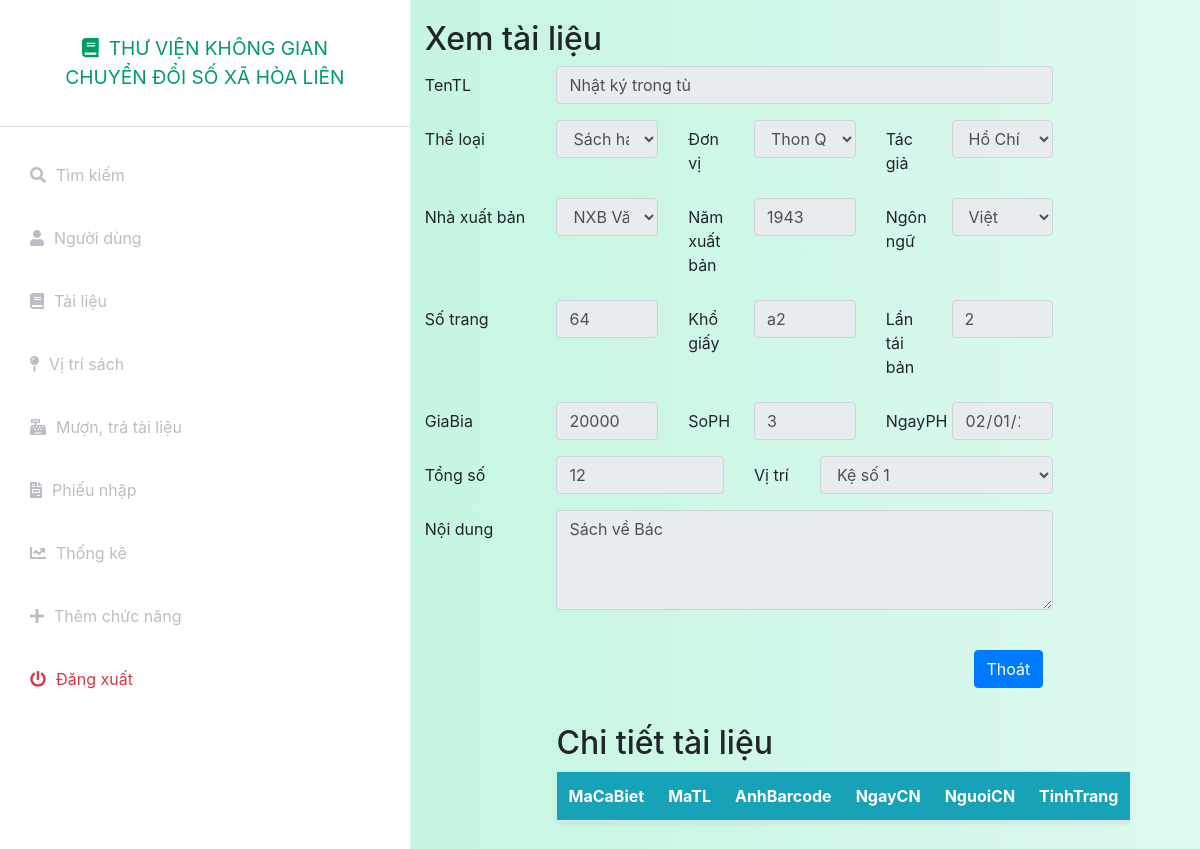
The app's page /index.php?controller=document&action=view&MaTL=2 (signed in) with its own data.
### tables this page shows
CREATE TABLE `tailieu` (
  `MaTL` int(11) NOT NULL,
  `TenTL` text NOT NULL,
  `MaTheLoai` int(11) DEFAULT NULL,
  `MaDV` int(11) DEFAULT NULL,
  `MaTG` text DEFAULT NULL,
  `MaNXB` int(11) DEFAULT NULL,
  `NamXB` int(11) DEFAULT NULL,
  `MaNgonNgu` int(11) DEFAULT NULL,
  `NoiDung` text DEFAULT NULL,
  `SoTrang` int(11) DEFAULT NULL,
  `KhoGiay` varchar(22) DEFAULT NULL,
  `LanTB` int(11) DEFAULT NULL,
  `GiaBia` int(11) DEFAULT NULL,
  `SoPH` int(11) DEFAULT NULL,
  `NgayPH` date DEFAULT NULL,
  `TongSo` int(11) DEFAULT NULL,
  `MaVT` int(11) DEFAULT NULL,
  `NgayCN` date DEFAULT NULL,
  `status` int(11) NOT NULL DEFAULT 1
);

CREATE TABLE `theloai` (
  `MaTheLoai` int(11) NOT NULL,
  `TenTheLoai` text NOT NULL,
  `GhiChu` text NOT NULL,
  `status` int(11) NOT NULL DEFAULT 1
);

CREATE TABLE `donvi` (
  `MaDV` int(11) NOT NULL,
  `TenDV` text NOT NULL,
  `GhiChu` text NOT NULL,
  `status` int(11) NOT NULL DEFAULT 1
);

CREATE TABLE `tacgia` (
  `MaTG` int(11) NOT NULL,
  `TenTG` text NOT NULL,
  `GhiChu` text NOT NULL,
  `status` int(11) DEFAULT 1
);

CREATE TABLE `nhaxuatban` (
  `MaNXB` int(11) NOT NULL,
  `TenNXB` text NOT NULL,
  `GhiChu` text NOT NULL,
  `status` int(11) NOT NULL DEFAULT 1
);

CREATE TABLE `ngonngu` (
  `MaNgonNgu` int(11) NOT NULL,
  `TenNgonNgu` text NOT NULL,
  `GhiChu` text NOT NULL,
  `status` int(11) NOT NULL DEFAULT 1
);

CREATE TABLE `vitri` (
  `MaVT` int(11) NOT NULL,
  `TenVT` text NOT NULL,
  `MoTa` text NOT NULL,
  `status` int(11) NOT NULL DEFAULT 1
);

### index.php (called while the page is built, shortened)
<?php
include_once('models/Auth.php');
$action = isset($_GET['action']) ? $_GET['action'] : 'index';
$object = new $classController();
$object->$action();
?>

### config.php (called while the page is built, shortened)
<?php
function getalldata($query)
{
    global $connect;
    $result=mysqli_query($connect,$query);
    if(mysqli_num_rows($result)>0)
        return mysqli_fetch_all($result,MYSQLI_ASSOC);
    else
        return false;
}
function getonedata($query)
{
    global $connect;
    $result=mysqli_query($connect,$query);
    if($result&&mysqli_num_rows($result)==1)
        return mysqli_fetch_assoc($result);
    else
        return false;
}
?>

### models/User.php (called while the page is built, shortened)
<?php
include_once('./config.php');
class User
{
    public static function show($idoruser)
    {
        $query = "select * from nguoidung where id = '$idoruser' or Username = '$idoruser'";
        $data = getonedata($query);
        return $data;
    }
}

### models/Auth.php (called while the page is built, shortened)
<?php
include_once('./config.php');
include_once('User.php');
class Auth
{
    private static $ChucDanh = null;
    public static function isAdmin()
    {
        if(self::isLogin())
        {
            if (self::$ChucDanh == 'admin')
                return true;
            else
                return false;
        }
        else
        {
            return false;
        }
    }
    public static function isLogin()
    {
        if (isset($_SESSION['token']) && isset($_SESSION['Username'])) {
            $data = User::show($_SESSION['Username']);
            if($data)
            {
                if($data['token'] == $_SESSION['token'])
                {
                    self::$ChucDanh = $data['ChucDanh'];
                    return true;
                }
            }
            else
            {
                return false;
            }
        } else
            return false;
    }
}

### models/Document.php (called while the page is built, shortened)
<?php
include_once('./config.php');
class Document
{
    public static function show($MaTL)
    {
        $query = "select * from tailieu where MaTL = $MaTL";
        $data = getonedata($query);
        return $data;
    }
}

### models/Category.php (called while the page is built, shortened)
<?php
include_once('./config.php');
class Category
{
    public static function index()
    {
        $query = "select * from theloai  where status = '1'";
        $data = getalldata($query);
        return $data;
    }
}

### models/Unit.php (called while the page is built, shortened)
<?php
include_once('./config.php');
class Unit
{
    public static function index()
    {
        $query = "select * from donvi  where status = '1'";
        $data = getalldata($query);
        return $data;
    }
}

### models/Author.php (called while the page is built, shortened)
<?php
include_once('./config.php');
class Author
{
    public static function index()
    {
        $query = "select * from tacgia where status = '1'";
        $data = getalldata($query);
        return $data;
    }
}

### models/Publish.php (called while the page is built, shortened)
<?php
include_once('./config.php');
class Publish
{
    public static function index()
    {
        $query = "select * from nhaxuatban  where status = '1'";
        $data = getalldata($query);
        return $data;
    }
}

### models/Language.php (called while the page is built, shortened)
<?php
include_once('./config.php');
class Language
{
    public static function index()
    {
        $query = "select * from ngonngu  where status = '1'";
        $data = getalldata($query);
        return $data;
    }
}

### models/Position.php (called while the page is built, shortened)
<?php
include_once('./config.php');
class Position
{
    public static function index()
    {
        $query = "select * from vitri  where status = '1'";
        $data = getalldata($query);
        return $data;
    }
}

### views/document/view.php (the view, shortened to what this page needs)
<?php include_once('././assets/layouts/header.php'); ?>
<?php include_once('././assets/layouts/siderbar.php'); ?>
<div class="container-fluid" style="padding-top:20px">
    <h2>Xem tài liệu</h2>
    <div class="form-group row">
        <label for="inputEmail3" class="col-sm-2 col-form-label">TenTL</label>
        <div class="col-sm-8">
            <input type="text" name="TenTL" class="form-control" readonly value="<?php echo $data['TenTL'] ?>">
        </div>
    </div>
    <div class="form-group row">
        <label for="inputEmail3" class="col-sm-2 col-form-label">Thể loại</label>
        <div class="col-sm-2">
            <select name="MaTheLoai" class="form-control" readonly aria-label="Default select example">
                <?php
                foreach ($categorys as $category) {
                    echo "<option value='" . $category['MaTheLoai'] . "'   " . ($category['MaTheLoai'] == $data['MaTheLoai'] ? 'selected' : '') . "  >" . $category['TenTheLoai'] . "</option>";
                }
                ?>
            </select>
        </div>
        <label for="inputEmail3" class="col-1 col-form-label">Đơn vị</label>
        <div class="col-sm-2">
            <select name="MaDV" class="form-control" readonly aria-label="Default select example">
                <?php
                foreach ($units as $unit) {
                    echo "<option value='" . $unit['MaDV'] . "' " . ($unit['MaDV'] == $data['MaDV'] ? 'selected' : '') . ">" . $unit['TenDV'] . "</option>";
                }
                ?>
            </select>
        </div>
        <label for="inputEmail3" class="col-1 col-form-label">Tác giả</label>
        <div class="col-sm-2">
        <?php
                foreach(json_decode($data['MaTG']) as $MaTG)
                {
                    ?>
                        <select name="MaTG[]" readonly class="form-control" aria-label="Default select example">
                    <?php
                            foreach($authors as $author)
                            {
                                echo "<option value='".$author['MaTG']."' ".($author['MaTG']==$MaTG?'selected':'')." >".$author['TenTG']."</option>";
                            }
                        ?>
                    </select>
                    <?php
                }
            ?>
        </div>
    </div>
    <div class="form-group row">
        <label for="inputEmail3" class="col-sm-2 col-form-label">Nhà xuất bản</label>
        <div class="col-sm-2">
            <select name="MaNXB" class="form-control" readonly aria-label="Default select example">
                <?php
                foreach ($publishs as $publish) {
                    echo "<option value='" . $publish['MaNXB'] . "' " . ($publish['MaNXB'] == $data['MaNXB'] ? 'selected' : '') . " >" . $publish['TenNXB'] . "</option>";
                }
                ?>
            </select>
        </div>
        <label for="inputEmail3" class="col-1 col-form-label">Năm xuất bản</label>
        <div class="col-sm-2">
            <input type="text" name="NamXB" readonly class="form-control"  value="<?php echo $data['NamXB'] ?>">
        </div>
        <label for="inputEmail3" class="col-1 col-form-label">Ngôn ngữ</label>
        <div class="col-sm-2">
            <select name="MaNgonNgu" class="form-control" readonly aria-label="Default select example">
                <?php
                foreach ($languages as $language) {
                    echo "<option value='" . $language['MaNgonNgu'] . "' " . ($language['MaNgonNgu'] == $data['MaNgonNgu'] ? 'selected' : '') . " >" . $language['TenNgonNgu'] . "</option>";
                }
                ?>
            </select>
        </div>
    </div>
    <div class="form-group row">
        <label for="inputEmail3" class="col-sm-2 col-form-label">Số trang</label>
        <div class="col-sm-2">
            <input type="text" name="SoTrang" class="form-control" readonly  value="<?php echo $data['SoTrang'] ?>">
        </div>
        <label for="inputEmail3" class="col-1 col-form-label">Khổ giấy</label>
        <div class="col-sm-2">
            <input type="text" name="KhoGiay" class="form-control" readonly  value="<?php echo $data['KhoGiay'] ?>">
        </div>
        <label for="inputEmail3" class="col-1 col-form-label">Lần tái bản</label>
        <div class="col-sm-2">
            <input type="text" name="LanTB" class="form-control" readonly  value="<?php echo $data['LanTB'] ?>">
        </div>
    </div>
    <div class="form-group row">
        <label for="inputEmail3" class="col-sm-2 col-form-label">GiaBia</label>
        <div class="col-sm-2">
            <input type="text" name="GiaBia" class="form-control" readonly  value="<?php echo $data['GiaBia'] ?>">
        </div>
        <label for="inputEmail3" class="col-1 col-form-label">SoPH</label>
        <div class="col-sm-2">
            <input type="text" name="SoPH" class="form-control" readonly  value="<?php echo $data['SoPH'] ?>">
        </div>
        <label for="inputEmail3" class="col-1 col-form-label">NgayPH</label>
        <div class="col-sm-2">
            <input type="date" name="NgayPH" class="form-control"  readonly value="<?php echo $data['NgayPH'] ?>">
        </div>
    </div>
    <div class="form-group row">
        <label for="inputEmail3" class="col-sm-2 col-form-label">Tổng số</label>
        <div class="col-sm-3">
            <input type="text" name="TongSo" class="form-control" readonly  value="<?php echo $data['TongSo'] ?>">
        </div>
        <label for="inputEmail3" class="col-1 col-form-label">Vị trí</label>
        <div class="col-sm-4">
            <select name="MaVT" readonly class="form-control" aria-label="Default select example">
                <?php
                foreach ($positions as $position) {
                    echo "<option value='" . $position['MaVT'] . "' " . ($position['MaVT'] == $data['MaVT'] ? 'selected' : '') . " >" . $position['TenVT'] . "</option>";
                }
                ?>
            </select>
        </div>
    </div>
    <div class="form-group row">
        <label for="inputEmail3" class="col-sm-2 col-form-label">Nội dung</label>
        <div class="col-sm-8">
            <textarea type="text" name="NoiDung" class="form-control"  readonly value="<?php echo $data['NoiDung'] ?>" style="height: 100px"><?php echo $data['NoiDung'] ?></textarea>
        </div>
    </div>
    <div class="form-group row">
        <div class="col-sm-2"></div>
    </div>
    <div class="form-group row mx-auto">
        <div class="col-sm-2"></div>
        <div class="col-sm-8">
            <div class="d-grid gap-2 d-md-flex justify-content-md-end">
                <a name="" id="" class="btn btn-primary ml-2" href="index.php?controller=document" role="button">Thoát</a>
            </div>
        </div>
    </div>
    <div class="form-group row">
        <div class="container-fluid col-sm-8" style="padding-top:20px">
            <h2>Chi tiết tài liệu</h2>
            <table class="table table-striped bg-white rounded shadow-sm  table-hover">
                <thead class="bg-info text-white">
                    <tr class="border-dark">
                        <th>MaCaBiet</th>
                        <th>MaTL</th>
                        <th>AnhBarcode</th>
                        <th>NgayCN</th>
                        <th>NguoiCN</th>
                        <th>TinhTrang</th>
                    </tr>
                </thead>
            </table>
        </div>
    </div>
</div>
<?php include_once('././assets/layouts/footer.php'); ?>

### assets/css/styles.css (style rules this page uses)
:root { --main-bg-color: #009d63; --main-text-color: #009d63; --second-text-color: #bbbec5; --second-bg-color: #c1efde; }

### records on screen
tailieu: TenTL "Nhật ký trong tù", MaTheLoai "Sách hay về Bác", MaDV "Thon Quan Nam I", MaTG.TenTG "Hồ Chí Minh", MaNXB "NXB Văn học", NamXB "1943", MaNgonNgu "Việt", SoTrang "64", KhoGiay "a2", LanTB "2", GiaBia "20000", SoPH "3", NgayPH "02/01/2024", TongSo "12", MaVT "Kệ số 1", NoiDung "Sách về Bác"
